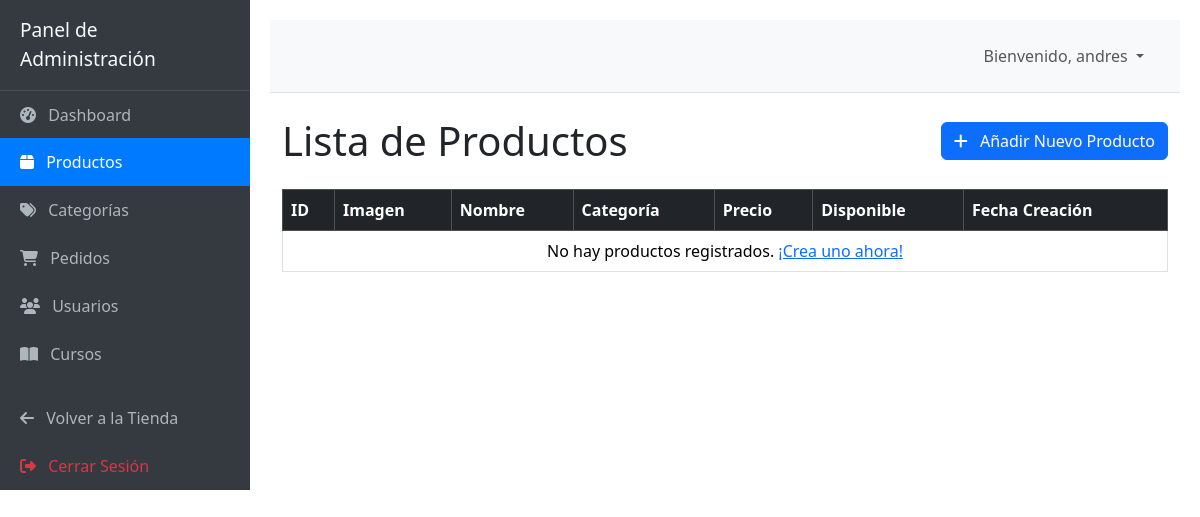
Before: /dashboard/productos/ (signed in) with the older database file.
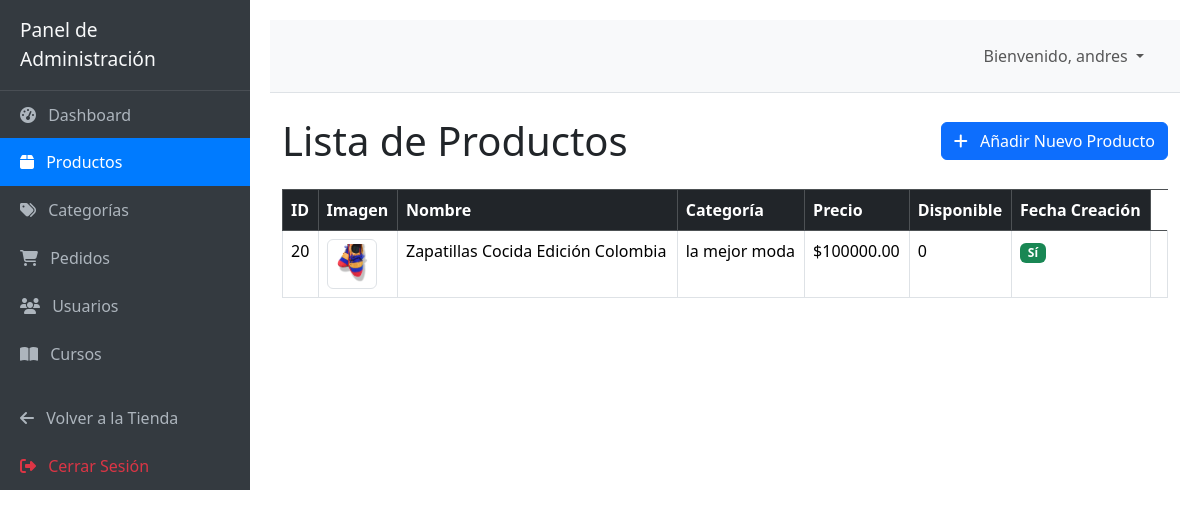
After: the same page with the newer database file.
### productos/models.py (models this page shows, shortened)
class Producto(models.Model):
    categoria = models.ForeignKey(Categoria, related_name='productos', on_delete=models.CASCADE)
    nombre = models.CharField(max_length=200)
    slug = models.SlugField(max_length=200, unique=True, help_text="URL amigable (ej: zapato-flor)")
    descripcion = models.TextField()
    precio = models.DecimalField(max_digits=10, decimal_places=2)
    imagen_principal = models.ImageField(upload_to='productos/', blank=True, null=True, help_text="Imagen principal del producto")
    stock = models.PositiveIntegerField(default=0)
    disponible = models.BooleanField(default=True)
    creado = models.DateTimeField(auto_now_add=True)
    actualizado = models.DateTimeField(auto_now=True)
    FONDO_CHOICES = [
        ('fondo_zapatos_rosados.png', 'Zapatos Rosados'),
        ('tarjeta4.png', 'Tarjeta 4'),
        ('tarjeta5.png', 'Tarjeta 5'),
        ('tarjeta7.png', 'Tarjeta 7'),
        ('tarjeta8.png', 'Tarjeta 8'),
    ]
    imagen_fondo = models.CharField(
        max_length=64,
        choices=FONDO_CHOICES,
        default='fondo_zapatos_rosados.png',
        help_text="Imagen de fondo de la tarjeta del producto (elige una de las imágenes del proyecto)"
    )
    class Meta:
        ordering = ['-creado']
        index_together = (('id', 'slug'),)

class Categoria(models.Model):
    nombre = models.CharField(max_length=100, unique=True)
    slug = models.SlugField(max_length=100, unique=True, help_text="URL amigable (ej: zapatos-mujer)")
    descripcion = models.TextField(blank=True, null=True)
    FONDO_CHOICES = [
        ('imagen1defondo.png', 'tarjetas'),
        ('tarjeta1.png', 'tarjeta1'),
        ('tarjeta2.png', 'tarjeta2'),
        ('tarjeta3.png', 'tarjeta3'),
    ]
    imagen_fondo = models.CharField(
        max_length=64,
        choices=FONDO_CHOICES,
        default='fondo.png',
        help_text="Imagen de fondo de la tarjeta (elige una de las imágenes del proyecto)"
    )
    imagen_principal = models.ImageField(upload_to='productos_categoria/', blank=True, null=True, help_text="Imagen principal del producto para mostrar en la tarjeta de la categoría")
    class Meta:
        verbose_name_plural = "Categorías"
        ordering = ['nombre']

### core/views.py (the view)
# urls.py: path('dashboard/productos/', views.producto_lista_admin, name='producto_lista_admin'),
@admin_required(login_url='core:login')
def producto_lista_admin(request):
    productos = Producto.objects.all().order_by('nombre')
    context = {
        'productos': productos,
        'titulo_pagina': 'Administrar Productos',
    }
    return render(request, 'core/dashboard_productos_lista.html', context)

### core/context_processors.py (called while the page is built)
def cart_item_count(request):
    cart = request.session.get('cart', {})
    total_items = sum(item_data.get('cantidad', 0) for item_data in cart.values())
    return {'cart_item_count': total_items}

### core/views.py (called while the page is built)
def is_admin_user(user):
    if user.is_authenticated:
        return user.is_staff or user.is_superuser or user.groups.filter(name='Administradores').exists()
    return False

### core/templates/core/dashboard_productos_lista.html
{% extends 'core/dashboard_base.html' %}
{% block dashboard_content %}
<div class="d-flex justify-content-between align-items-center mb-4">
    <h1 class="mb-0">Lista de Productos</h1>
    <a href="{% url 'core:producto_crear_admin' %}" class="btn btn-primary">
        <i class="fas fa-plus me-2"></i> Añadir Nuevo Producto
    </a>
</div>
<div class="table-responsive">
    <table class="table table-hover table-bordered">
        <thead class="table-dark">
            <tr>
                <th>ID</th>
                <th>Imagen</th>
                <th>Nombre</th>
                <th>Categoría</th>
                <th>Precio</th>
                <th>Disponible</th>
                <th>Fecha Creación</th>
            </tr>
        </thead>
        <tbody>
            {% for producto in productos %}
            <tr>
                <td>{{ producto.id }}</td>
                <td>
                    {% if producto.imagen_principal %}
                        <img src="{{ producto.imagen_principal.url }}" alt="{{ producto.nombre }}" class="img-thumbnail" style="width: 50px; height: 50px; object-fit: cover;">
                    {% else %}
                        <img src="https://via.placeholder.com/50?text=No+Img" alt="Sin imagen" class="img-thumbnail" style="width: 50px; height: 50px; object-fit: cover;">
                    {% endif %}
                </td>
                <td>{{ producto.nombre }}</td>
                <td>{{ producto.categoria.nombre|default:"Sin Categoría" }}</td>
                <td>${{ producto.precio|floatformat:2 }}</td>
                <td>{{ producto.stock }}</td>
                <td>
                    {% if producto.disponible %}
                        <span class="badge bg-success">Sí</span>
                    {% else %}
                        <span class="badge bg-danger">No</span>
                    {% endif %}
                </td>
                <td>{{ producto.fecha_creacion|date:"Y-m-d H:i" }}</td>
            </tr>
            {% empty %}
            <tr>
                <td colspan="9" class="text-center">No hay productos registrados. <a href="{% url 'core:producto_crear_admin' %}">¡Crea uno ahora!</a></td>
            </tr>
            {% endfor %}
        </tbody>
    </table>
</div>
{% endblock %}

Changed rows visible on the page:
added Producto: id "20", imagen_principal (picture), nombre "Zapatillas Cocida Edición Colombia", categoria.nombre "la mejor moda", precio "100000.00", stock "0", disponible "Sí"
Other visible differences:
text no longer shown: "No hay productos registrados. ¡Crea uno ahora!"
